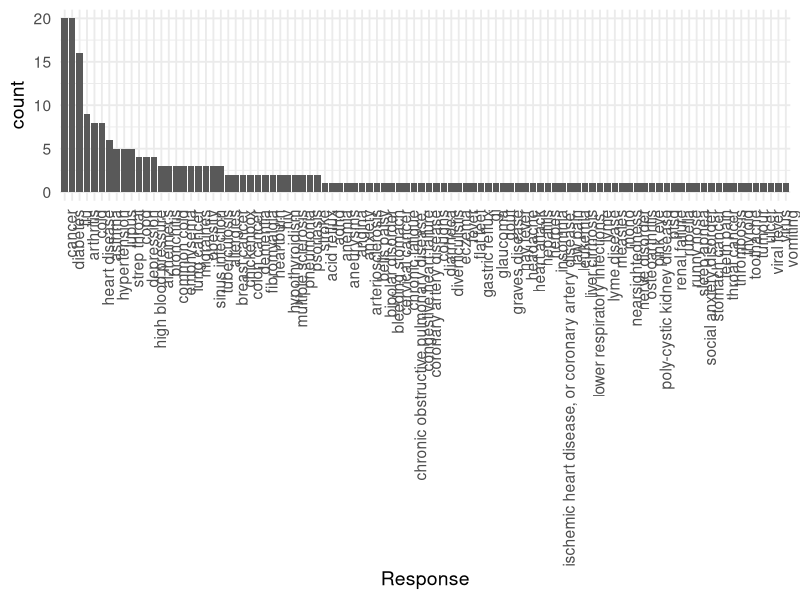

Write R code to recreate this figure.
## ---- chunk 1
library(tidyverse)
library(stringr)
diseases <- read.csv("../data/diseases-processed.csv", stringsAsFactors = FALSE)

diseases %>% 
  mutate(Response=str_to_lower(Response)) %>%
  mutate(Response=factor(Response, levels=names(sort(table(Response), decreasing=TRUE)))) %>%
  ggplot(aes(x=Response)) + 
  geom_bar(stat="count") + 
  theme_minimal(base_size = 14) +
    theme(axis.text.x = element_text(angle = 90, hjust = 1))
